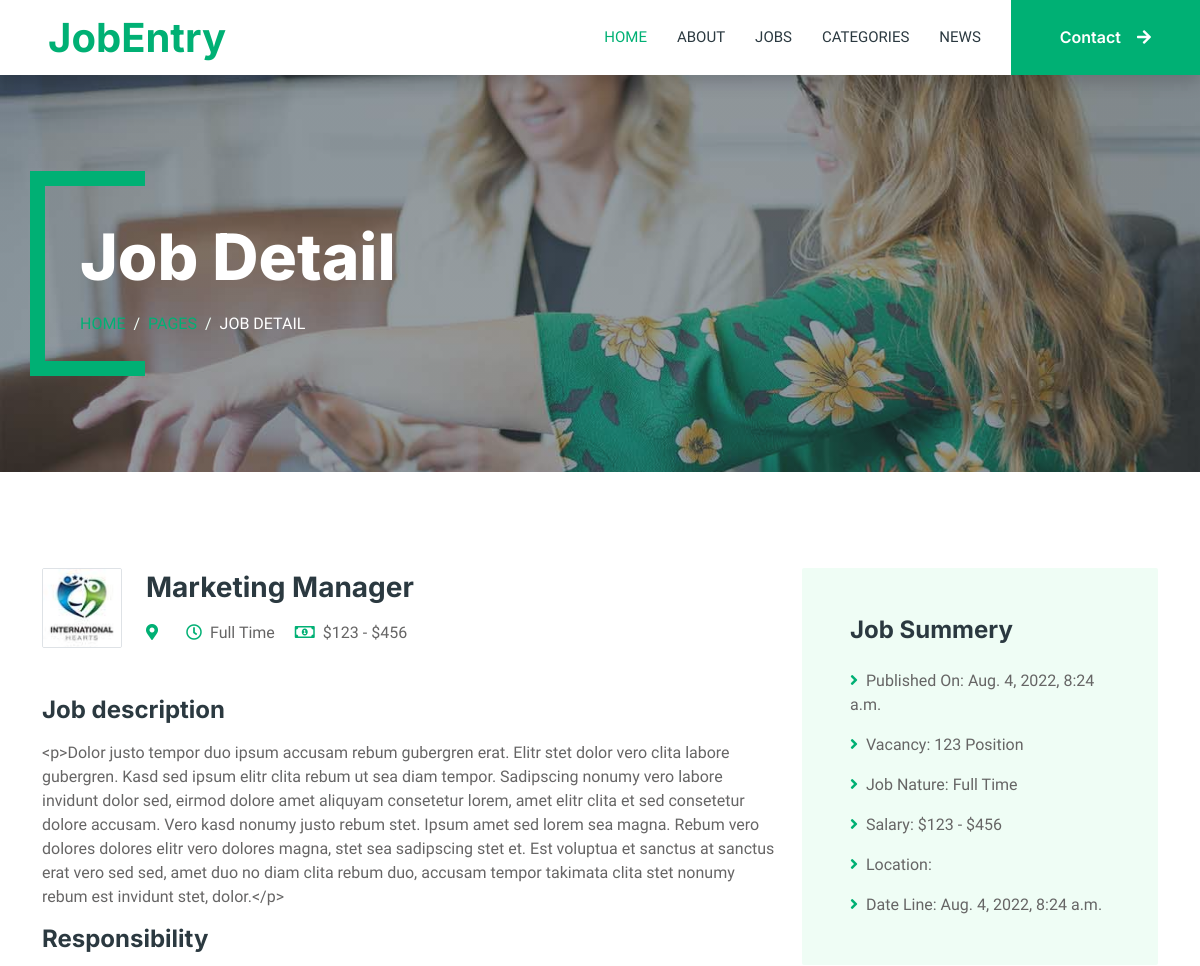
Before: /jobs/1 (upper part) with the older database file.
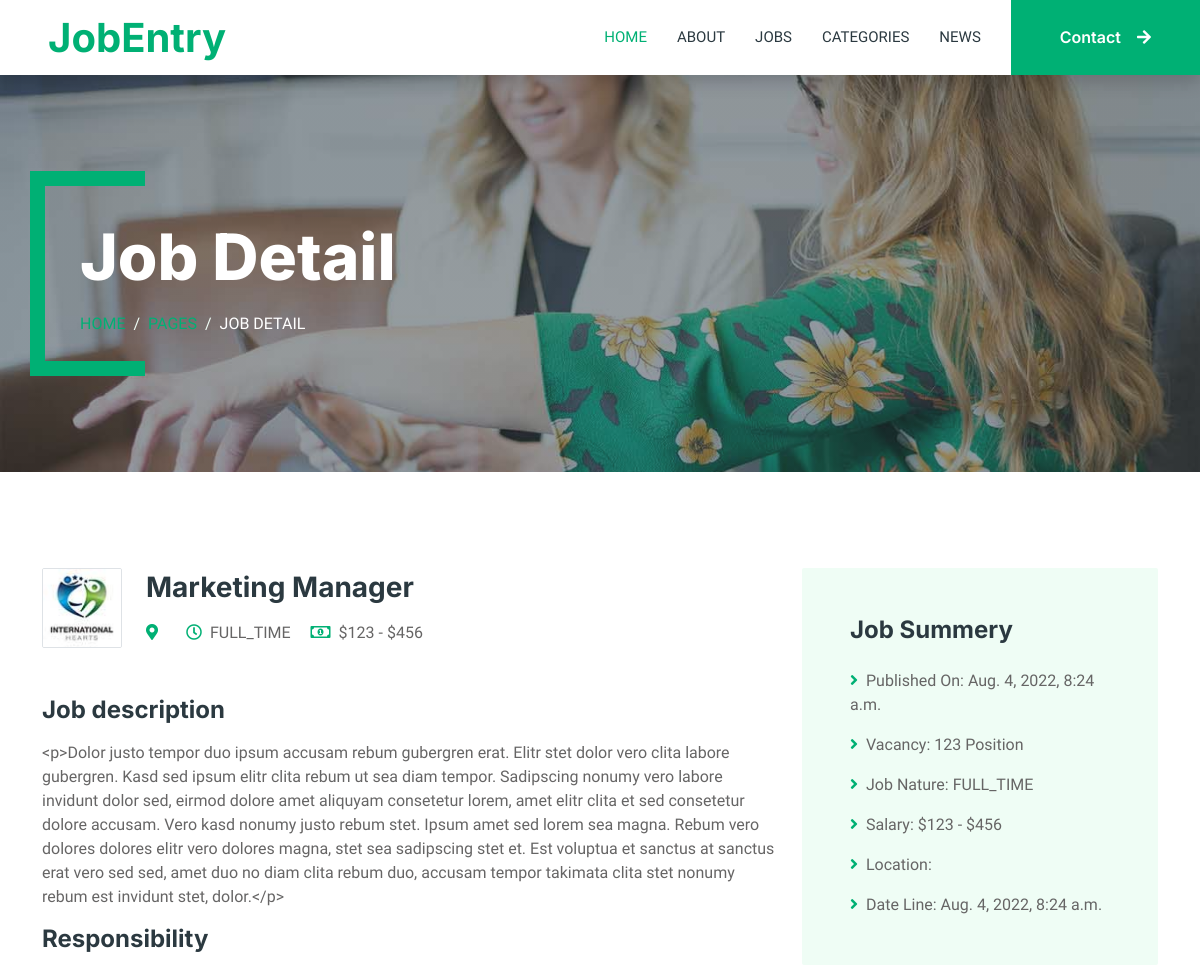
After: the same page with the newer database file.
### jobs/models.py (models this page shows)
class Job(models.Model):
    class JobNatures(models.TextChoices):
        FULL_TIME = 'FULL_TIME', _('Full Time')
        PART_TIME = 'PART_TIME', _('Part Time')
        CONTRACT = 'CONTRACT', _('Contract')
        INTERNSHIP = 'INTERNSHIP', _('Internship')
        OTHER = 'OTHER', _('Other')
    title = models.CharField(max_length=30)
    description = HTMLField(default="")
    published_date = models.DateTimeField(auto_now_add=True)
    vacancy_count = models.PositiveIntegerField(default=0)
    job_nature = models.CharField(max_length=30, choices=JobNatures.choices, default=JobNatures.FULL_TIME)
    salary_start = models.PositiveIntegerField(default=0)
    salary_end = models.PositiveIntegerField(default=0)
    company_detail = HTMLField()
    logo = models.ImageField(upload_to='images/', null=True, blank=True)
    categories = models.ManyToManyField(JobCategory, related_name='jobs')
    location = models.ForeignKey(Location, on_delete=models.CASCADE)

### jobs/views.py (the view)
# urls.py: path('jobs/<int:job_id>', views.job_detail, name='job_detail'),
def job_detail(request, job_id: int):
    job = Job.objects.get(id=job_id)
    return render(request, 'job-detail.html', {'title': 'Job Detail', 'job': job})

### jobs/templates/job-detail.html (shortened to what this page needs)
{% extends "base_with_header.html" %}
{% load static %}
{% block content_with_header %}
    <div class="container-xxl py-5 wow fadeInUp" data-wow-delay="0.1s">
        <div class="container">
            <div class="row gy-5 gx-4">
                <div class="col-lg-8">
                    <div class="d-flex align-items-center mb-5">
                        <img class="flex-shrink-0 img-fluid border rounded" src="{% static 'img/com-logo-2.jpg' %}"
                             alt=""
                             style="width: 80px; height: 80px;">
                        <div class="text-start ps-4">
                            <h3 class="mb-3">{{ job.title }}</h3>
                            <span class="text-truncate me-3"><i class="fa fa-map-marker-alt text-primary me-2"></i>{{ job.location }}</span>
                            <span class="text-truncate me-3"><i
                                    class="far fa-clock text-primary me-2"></i>{{ job.job_nature }}</span>
                            <span class="text-truncate me-0"><i class="far fa-money-bill-alt text-primary me-2"></i>${{ job.salary_start }} - ${{ job.salary_end }}</span>
                        </div>
                    </div>
                    <div class="mb-5">
                        <h4 class="mb-3">Job description</h4>
                        <p>{{ job.description }}</p>
                        <h4 class="mb-3">Responsibility</h4>
                    </div>
                </div>
                <div class="col-lg-4">
                    <div class="bg-light rounded p-5 mb-4 wow slideInUp" data-wow-delay="0.1s">
                        <h4 class="mb-4">Job Summery</h4>
                        <p><i class="fa fa-angle-right text-primary me-2"></i>Published On: {{ job.published_date }}</p>
                        <p><i class="fa fa-angle-right text-primary me-2"></i>Vacancy: {{ job.vacancy_count }} Position</p>
                        <p><i class="fa fa-angle-right text-primary me-2"></i>Job Nature: {{ job.job_nature }}</p>
                        <p><i class="fa fa-angle-right text-primary me-2"></i>Salary: ${{ job.salary_start }} - ${{ job.salary_end }}</p>
                        <p><i class="fa fa-angle-right text-primary me-2"></i>Location: {{ job.location }}</p>
                        <p class="m-0"><i class="fa fa-angle-right text-primary me-2"></i>Date Line: {{ job.published_date }}</p>
                    </div>
                </div>
            </div>
        </div>
    </div>
{% endblock %}

Changed rows visible on the page:
changed Job "Marketing Manager": job_nature "Full Time" → "FULL_TIME"
